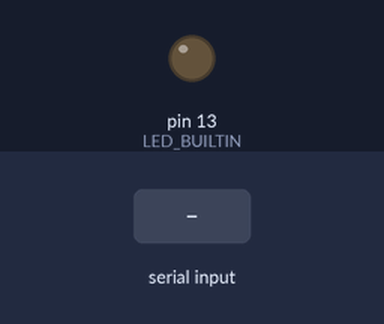
Bench run of a sketch on a simulated Arduino Uno, built with avr-gcc and run on an emulated ATmega328P. Parts: output pins drawn as LEDs (lit = HIGH). Dashed ring = blinking. The inputs (shaded band) are chosen by the test bench. Pins used as bus, display or sensor lines are not drawn; what the sketch prints to the serial monitor is not drawn.

Above: at 0.01 s.
At 1.3 s:
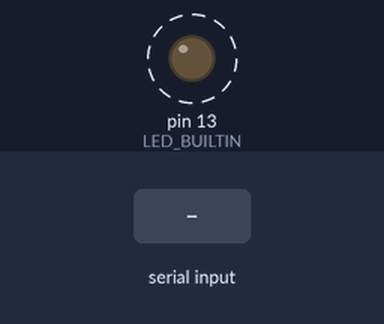
1.4 s: "1" received over Serial
Timing chart, 0 to 10.4 s (numbered marks = the images above; inputs shaded):
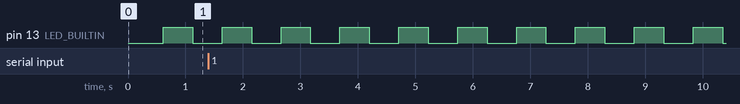

The sketch:

bindSPM.ino
```cpp
//https://resources.lprcs.com/manuals/spektrum/SPM4648/other/remote_receiver_interfacing_rev_a.pdf


/***************************************************************************
# Spektrum SPM9645 binding using an Arduino
# Copyright (c) 2018, Kjeld Jensen <kjen@mmmi.sdu.dk> <kj@kjen.dk>
# SDU UAS Center, http://sdu.dk/uas
# All rights reserved.
#
# Redistribution and use in source and binary forms, with or without
# modification, are permitted provided that the following conditions are met:
#    * Redistributions of source code must retain the above copyright
#      notice, this list of conditions and the following disclaimer.
#    * Redistributions in binary form must reproduce the above copyright
#      notice, this list of conditions and the following disclaimer in the
#      documentation and/or other materials provided with the distribution.
#    * Neither the name of the copyright holder nor the names of its
#      contributors may be used to endorse or promote products derived from
#      this software without specific prior written permission.
#
# THIS SOFTWARE IS PROVIDED BY THE COPYRIGHT HOLDERS AND CONTRIBUTORS "AS IS" AND
# ANY EXPRESS OR IMPLIED WARRANTIES, INCLUDING, BUT NOT LIMITED TO, THE IMPLIED
# WARRANTIES OF MERCHANTABILITY AND FITNESS FOR A PARTICULAR PURPOSE ARE
# DISCLAIMED. IN NO EVENT SHALL <COPYRIGHT HOLDER> BE LIABLE FOR ANY
# DIRECT, INDIRECT, INCIDENTAL, SPECIAL, EXEMPLARY, OR CONSEQUENTIAL DAMAGES
# (INCLUDING, BUT NOT LIMITED TO, PROCUREMENT OF SUBSTITUTE GOODS OR SERVICES;
# LOSS OF USE, DATA, OR PROFITS; OR BUSINESS INTERRUPTION) HOWEVER CAUSED AND
# ON ANY THEORY OF LIABILITY, WHETHER IN CONTRACT, STRICT LIABILITY, OR TORT
# (INCLUDING NEGLIGENCE OR OTHERWISE) ARISING IN ANY WAY OUT OF THE USE OF THIS
# SOFTWARE, EVEN IF ADVISED OF THE POSSIBILITY OF SUCH DAMAGE.
#****************************************************************************

This source code is based on documentation obtained from:
https://resources.lprcs.com/manuals/spektrum/SPM4648/other/remote_receiver_interfacing_rev_a.pdf

Revision
2018-05-01 KJ First released version
****************************************************************************/
/* parameters */

// Define the number of pulses sent to the Spektrum RX. The number determines
// the bind types accepted by the receiver. For more info please see the
// documentation referenced above.
// 9 pulses: DSMX 11(or 22) ms recommended by Horizon Hobby, LLC
// Tested on Spektrum DX5e, DX9 and OrangeRX TX module.
#define NUM_BIND_PULSES 9 // #9

// The Spektrum RX consumes approx. 20mA according to Horizon Hobby so it
// can be connected directly to an Arduino digital port.
#define PIN_RX_POWER 2

// Using the digital port 0 (serial RX) as bind port enables the arduino to
// relay data outputted by the Spektrum RX after a succesful binding.
#define PIN_RX_BIND 0

/***************************************************************************/
/* global variables */
unsigned long count;

/***************************************************************************/
void spektrum_send_pulses (char num)
{
  char i;

  for (i=0; i<num; i++)
  {
    // no documentation of requirements for pulse width but 200us and a
    // duty cycle of 50% was tested succesfully
    digitalWrite(PIN_RX_BIND, LOW);
    delayMicroseconds(100);
    digitalWrite(PIN_RX_BIND, HIGH);
    delayMicroseconds(100);
  }
}
/***************************************************************************/
void setup()
{
  // setup digital output pins
  pinMode(LED_BUILTIN, OUTPUT);
  pinMode(PIN_RX_POWER, OUTPUT);

  // power on the Spektrum RX
  digitalWrite(PIN_RX_POWER, HIGH);

  // put the Spektrum RX into bind mode
  // pulses must be sent within 200ms of Spektrum RX powerup
  pinMode(PIN_RX_BIND, OUTPUT);
  delay(100);
  spektrum_send_pulses(NUM_BIND_PULSES);
  pinMode(PIN_RX_BIND, INPUT);

  // now prepare for monitoring serial data from the Spektrum RX
  Serial.begin(115200);
}
/***************************************************************************/
void loop()
{
  count ++;

  // update LED flashing (to show that the software is running)
  if (count % 10000 == 0)
    digitalWrite(LED_BUILTIN, !digitalRead(LED_BUILTIN));

  // relay serial data from the Spektrum RX to the Arduino serial TX.
  if (Serial.available() > 0)
  {
    Serial.write(Serial.read());
  }
}
/***************************************************************************/
```

Measured:
- by itself, pin 13 (LED_BUILTIN): alternates HIGH for 0.51 s and LOW for 0.51 s
